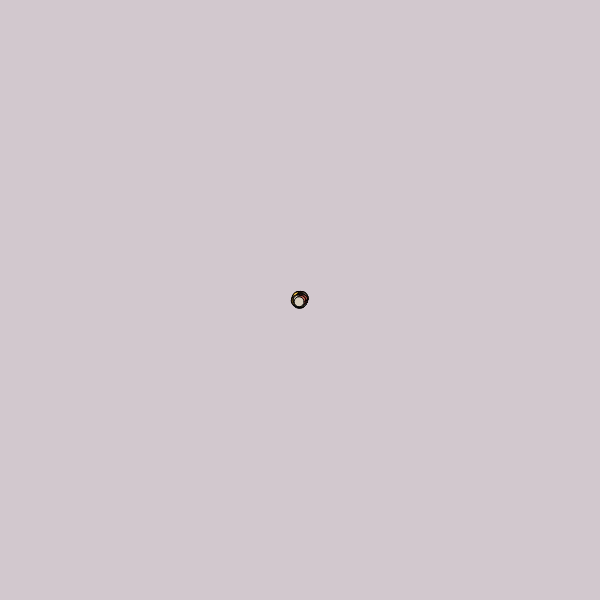
Frame 1 (no input)
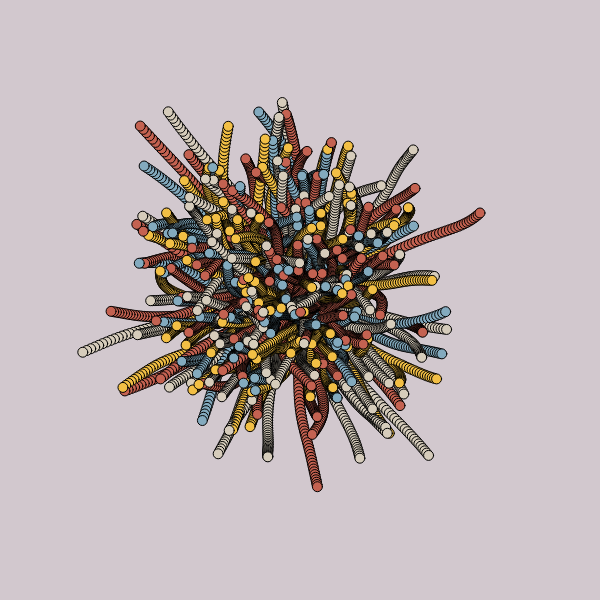
Frame 60 (no input)
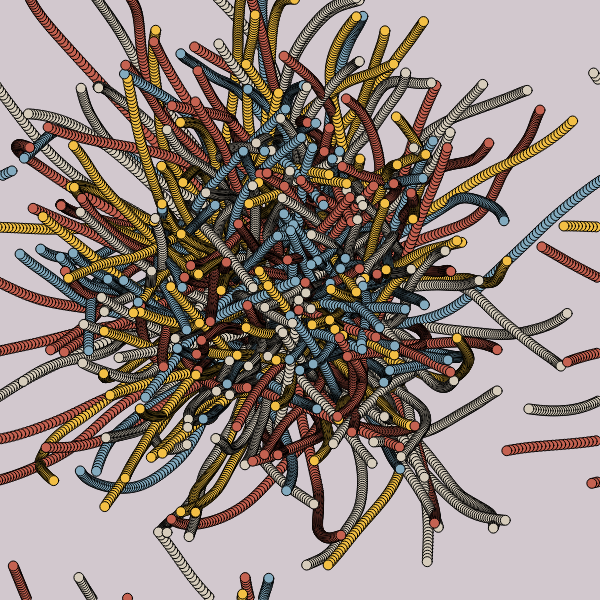
Frame 120 (the mouse pressed at the canvas centre since frame 60)

The p5.js sketch that drew these frames (run headless with seeded random() and noise() and a simulated clock; from frame 60 on, the mouse is pressed at the canvas centre):

// p5.js sketch
// ── sketch.js
let worms = [];
let bg;
let colors = ['#D6CCBB', '#83AABE', '#C46251', '#F2BF45'];

class Worm {
  constructor(_color) {
    this.pos = createVector(width/2, height/2);
    this.size = 10;
    this.speed = 0;
    this.offx = random(0, 10000);
    this.color = _color;
  }

  update() {
    if (this.pos.x > width + this.size/2) {
      this.pos.x = 0
    } else if (this.pos.x < -this.size/2) {
      this.pos.x = width
    }
  
    if (this.pos.y > height + this.size/2) {
      this.pos.y = 0
    } else if (this.pos.y < -this.size/2) {
      this.pos.y = height
    }

    let x = map(noise(this.offx), 0, 1, -5, 5);
    let y = map(noise(this.offx+1000), 0, 1, -5, 5);

    this.speed = createVector(x, y);
    this.pos.add(this.speed);

    this.offx += inc;
  }

  display() {
    fill(this.color);
    ellipse(this.pos.x, this.pos.y, this.size, this.size);
  }
}


let inc = 0.01;


function setup() {
  createCanvas(600, 600);

  bg = color(210, 200, 206);
  
  background(bg);
  
  for (let i = 0; i < 300; i++) {
    let c = floor(random(colors.length))
    worms[i] = new Worm(colors[c]);
  }
}

function draw() {
  for (let i = 0; i < worms.length; i++) {
    worms[i].update();
    worms[i].display();
  }
}
